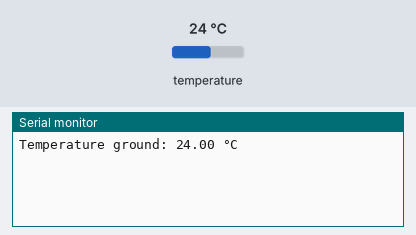
The sketch below on a simulated Arduino Uno, built with avr-gcc and run on an emulated ATmega328P. Shown: the last lines printed to the serial monitor. The inputs (shaded band) are chosen by the test bench; at power-on: temperature 24 °C.

Above: at 3.3 s.
3.4 s: temperature set to 12 °C
At 4.0 s:
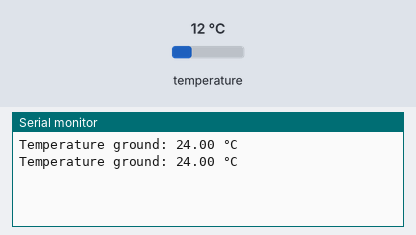
5.9 s: temperature set to 19 °C
At 7.7 s:
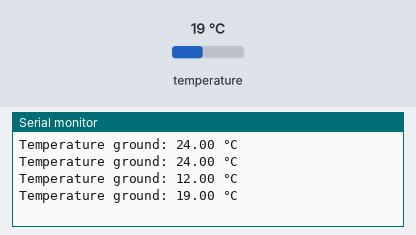
Timing chart, 0 to 9.2 s (numbered marks = the images above; inputs shaded):
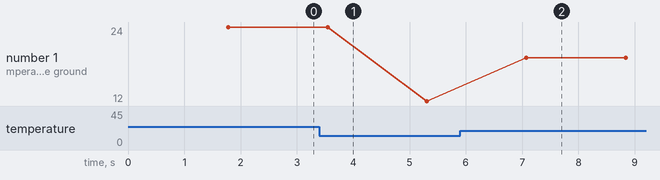

The sketch:

DS18x20_Temperature.ino
```cpp
#include <OneWire.h>
#include <DallasTemperature.h>
#define ONE_WIRE_BUS 2 // Data wire is plugged into port 2 on the Arduino
float tempGnd = 0;
OneWire oneWire(ONE_WIRE_BUS); // Setup a oneWire instance to communicate with any OneWire devices (not just Maxim/Dallas temperature ICs)
DallasTemperature sensors(&oneWire); // Pass our oneWire reference to Dallas Temperature.


float readTemp(){

  sensors.requestTemperatures(); // Send the command to get temperatures // request to all devices on the bus // call sensors.requestTemperatures() to issue a global temperature
  tempGnd = sensors.getTempCByIndex(0);
  return tempGnd;

}

void printAll(){

   Serial.print("Temperature ground: ");
   Serial.print(tempGnd);
   Serial.println(" °C");

}

void setup()
{
  Serial.begin(9600);
  sensors.begin(); // Start up the library
}

void loop()
{
    tempGnd = readTemp();
    delay(1000);
    printAll();
}
```

Measured:
- after the input at 5.9 s, the serial monitor: prints a new line after 1.2 s (image 2)
- plotted number 1: 24 → 12 after the input at 3.4 s, 12 → 19 after the input at 5.9 s
